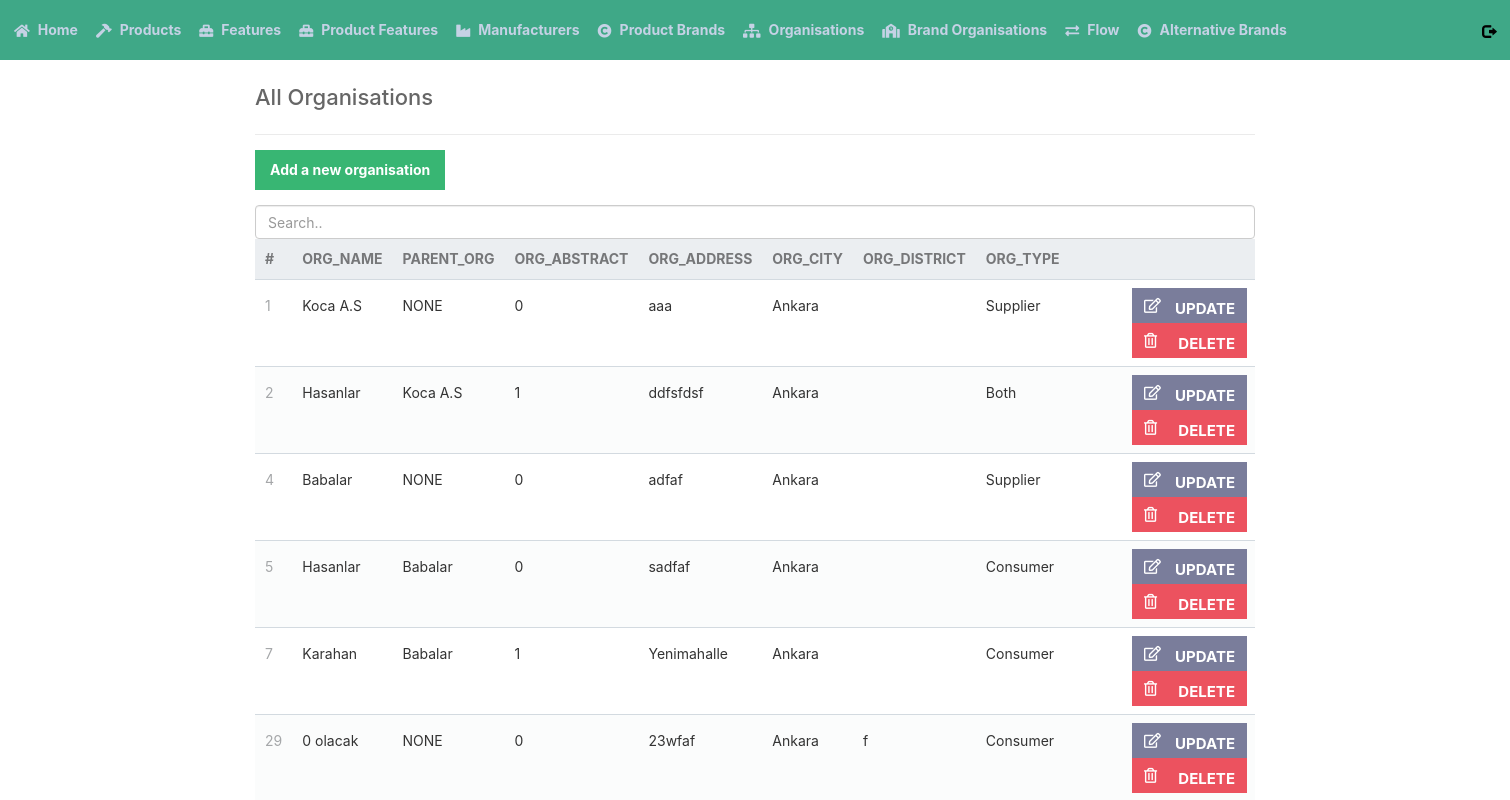
Page /read_organisations.php on the committed database.
### tables this page shows
CREATE TABLE `organisations` (
  `ORG_ID` int(11) NOT NULL,
  `ORG_NAME` varchar(100) NOT NULL,
  `PARENT_ORG` int(11) NOT NULL,
  `ORG_ABSTRACT` tinyint(1) NOT NULL,
  `ORG_ADDRESS` varchar(200) NOT NULL,
  `ORG_CITY` int(11) NOT NULL,
  `ORG_DISTRICT` varchar(50) DEFAULT NULL,
  `ORG_TYPE` int(11) NOT NULL
);

CREATE TABLE `country_city` (
  `CITY_ID` int(11) NOT NULL,
  `CITY_NAME` varchar(100) NOT NULL,
  `COUNTRY_CODE` char(3) NOT NULL
);

### read_organisations.php (the view)
<?php
include 'functions.php';
$pdo = pdo_connect_mysql();
$stmt = $pdo->prepare('SELECT * FROM ORGANISATIONS ORDER BY ORG_ID');
$stmt->execute();
$organisations = $stmt->fetchAll(PDO::FETCH_ASSOC);
?>
<?=template_header('Read')?>
<div class="content read">
	<h2>All Organisations</h2>
	<a href="create_organisation.php" class="add-product">Add a new organisation</a>
	<input class="form-control" id="myInput" type="text" placeholder="Search..">
	<table>
        <thead>
            <tr>
                <td>#</td>
                <td>ORG_NAME</td>
                <td>PARENT_ORG</td>
                <td>ORG_ABSTRACT</td>
                <td>ORG_ADDRESS</td>
                <td>ORG_CITY</td>
                <td>ORG_DISTRICT</td>
                <td>ORG_TYPE</td>
                <td></td>
            </tr>
        </thead>
        <tbody id="myTable">
            <?php foreach ($organisations as $element): ?>
            <tr>
							<?php   $stmt = $pdo->prepare('SELECT ORG_NAME FROM ORGANISATIONS  WHERE ORG_ID = ?');                            ?>
							<?php   $stmt->execute([$element['PARENT_ORG']]);                           ?>
							<?php   $parent_org = $stmt->fetch();                           ?>
							<?php $stmt = $pdo->prepare('SELECT CITY_NAME FROM COUNTRY_CITY  WHERE CITY_ID = ?');           ?>
							<?php  $stmt->execute([$element['ORG_CITY']]);           ?>
							<?php   $city = $stmt->fetch();        ?>
							<?php $stmt = $pdo->prepare('SELECT ORG_TYPE FROM ORGANISATIONS  WHERE ORG_ID = ?');           ?>
							<?php  $stmt->execute([$element['ORG_TYPE']]);           ?>
							<?php   $type = $stmt->fetch();        ?>
                <td><?=$element['ORG_ID']?></td>
                <td><?=$element['ORG_NAME']?></td>
                <?php   if(!$parent_org):                          ?>
	                     <td><?="NONE"?></td>
	                 <?php   else:                         ?>
	                     <td><?=$parent_org['ORG_NAME']?></td>
	                 <?php  endif;     ?>
                <td><?=$element['ORG_ABSTRACT']?></td>
								<td><?= $element['ORG_ADDRESS'] ?></td>
								<td><?=$city['CITY_NAME']?></td>
								<td><?= $element['ORG_DISTRICT'] ?></td>
                <?php  if($element['ORG_TYPE'] == 0):  ?>
                <?php  $type='Supplier'  ?>
                <?php  elseif($element['ORG_TYPE'] == 1): ?>
                <?php  $type='Consumer'  ?>
                <?php else :  ?>
                <?php  $type='Both'  ?>
                <?php endif;  ?>
                <td><?=$type?></td>
                <td class="actions">
                    <a href="update_organisation.php?ORG_ID=<?=$element['ORG_ID']?>" class="edit"><i class="far fa-edit"></i>UPDATE</a>
                    <a href="delete_organisation.php?ORG_ID=<?=$element['ORG_ID']?>" class="trash"><i class="far fa-trash-alt"></i>DELETE</a>
                </td>
            </tr>
            <?php endforeach; ?>
        </tbody>
    </table>
</div>
<?=template_footer()?>

### style.css (style rules this page uses)
* { box-sizing: border-box; font-family: -apple-system, BlinkMacSystemFont, "segoe ui", roboto, oxygen, ubuntu, cantarell, "fira sans", "droid sans", "helvetica neue", Arial, sans-serif; font-size: 16px; -webkit-font-smoothing: antialiased; -moz-osx-font-smoothing: grayscale; }
body { background-color: #FFFFFF; margin: 0; }
.content { width: 1000px; margin: 0 auto; }
.content h2 { margin: 0; padding: 25px 0; font-size: 22px; border-bottom: 1px solid #ebebeb; color: #666666; }
.read .add-product { display: inline-block; text-decoration: none; background-color: #38b673; font-weight: bold; font-size: 14px; color: #FFFFFF; padding: 10px 15px; margin: 15px 0; }
.read table { width: 100%; padding-top: 30px; border-collapse: collapse; }
.read table thead { background-color: #ebeef1; border-bottom: 1px solid #d3dae0; }
.read table thead td { padding: 10px; font-weight: bold; color: #767779; font-size: 14px; }
.read table tbody tr { border-bottom: 1px solid #d3dae0; }
.read table tbody tr:nth-child(even) { background-color: #fbfcfc; }
.read table tbody tr td { padding: 10px; }
.read table tbody tr td:nth-child(1) { color: #a5a7a9; }
.read table tbody tr td.actions { padding: 8px; text-align: right; }
.read table tbody tr td.actions .edit, .read table tbody tr td.actions .trash { display: inline-flex; text-align: right; text-decoration: none; color: #FFFFFF; padding: 10px 12px; }
.read table tbody tr td.actions .trash { background-color: RGB(236,82,95); }
.read table tbody tr td.actions .edit { background-color: RGB(122,125,155); }
.actions a { font-size: 15px; width: 115px; height: 35px; font-weight: bold; }
.actions a i { margin-right: auto; }

### rows in the picture
organisations: ORG_ID "1", ORG_NAME "Koca A.S", shows "NONE", ORG_ABSTRACT "0", ORG_ADDRESS "aaa", ORG_CITY.CITY_NAME "Ankara", ORG_TYPE "Supplier"
organisations: ORG_ID "2", ORG_NAME "Hasanlar", organisations.ORG_NAME "Koca A.S", ORG_ABSTRACT "1", ORG_ADDRESS "ddfsfdsf", ORG_CITY.CITY_NAME "Ankara", ORG_TYPE "Both"
organisations: ORG_ID "4", ORG_NAME "Babalar", shows "NONE", ORG_ABSTRACT "0", ORG_ADDRESS "adfaf", ORG_CITY.CITY_NAME "Ankara", ORG_TYPE "Supplier"
organisations: ORG_ID "5", ORG_NAME "Hasanlar", organisations.ORG_NAME "Babalar", ORG_ABSTRACT "0", ORG_ADDRESS "sadfaf", ORG_CITY.CITY_NAME "Ankara", ORG_TYPE "Consumer"
organisations: ORG_ID "7", ORG_NAME "Karahan", organisations.ORG_NAME "Babalar", ORG_ABSTRACT "1", ORG_ADDRESS "Yenimahalle", ORG_CITY.CITY_NAME "Ankara", ORG_TYPE "Consumer"
organisations: ORG_ID "29", ORG_NAME "0 olacak", shows "NONE", ORG_ABSTRACT "0", ORG_ADDRESS "23wfaf", ORG_CITY.CITY_NAME "Ankara", ORG_DISTRICT "f", ORG_TYPE "Consumer"
